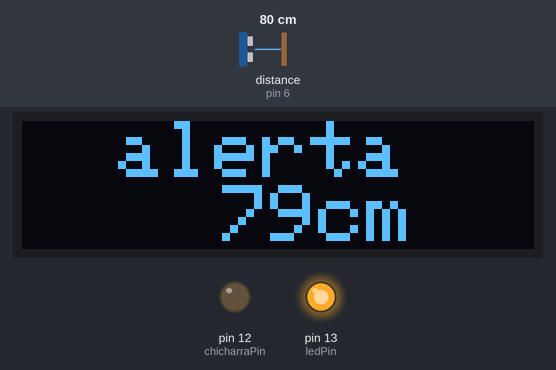
A sketch run on a simulated Arduino Uno, built with avr-gcc and run on an emulated ATmega328P. Parts: 128×32 one-colour display, output pins drawn as LEDs (lit = HIGH). Wiring (inferred from the names in the program): ultrasonic range finder: trigger pin 5; echo pin 6. Inputs (shaded band) come from the test bench; at power-on: distance to the obstacle (sensor on pin 6) 80 cm. The echo pulse lasts 58.3 µs per cm; pins used as bus, display or sensor lines are not drawn; what the sketch prints to the serial monitor is not drawn.

Above: at 1.8 s.
1.9 s: distance to the obstacle (sensor on pin 6) set to 97 cm
At 2.3 s:
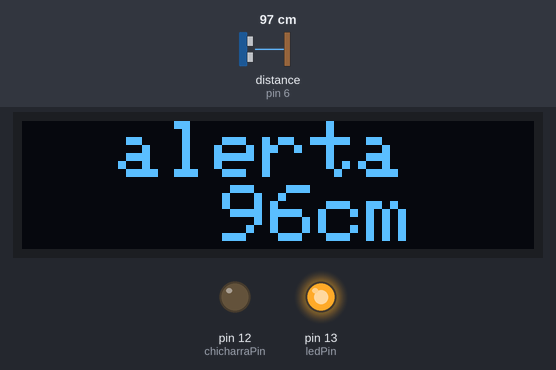
3.5 s: distance to the obstacle (sensor on pin 6) set to 106 cm
At 5.3 s:
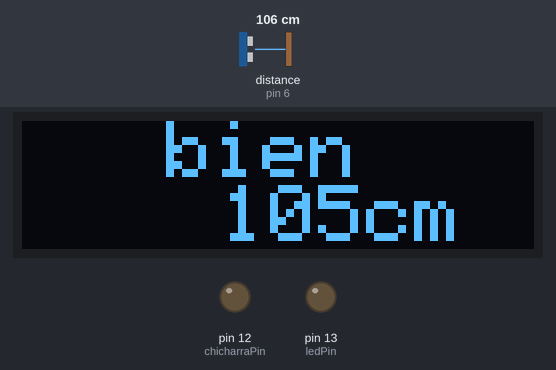
5.6 s: distance to the obstacle (sensor on pin 6) set to 2 cm
At 7.1 s:
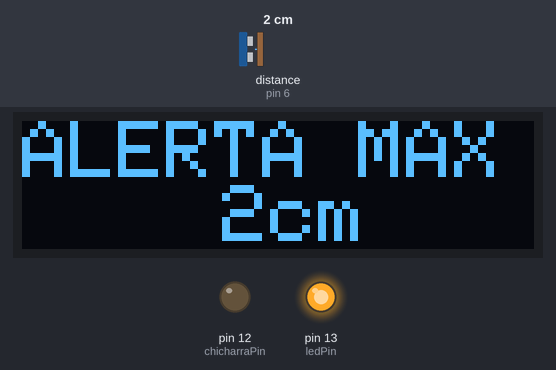
7.6 s: distance to the obstacle (sensor on pin 6) set to 35 cm
At 10.1 s:
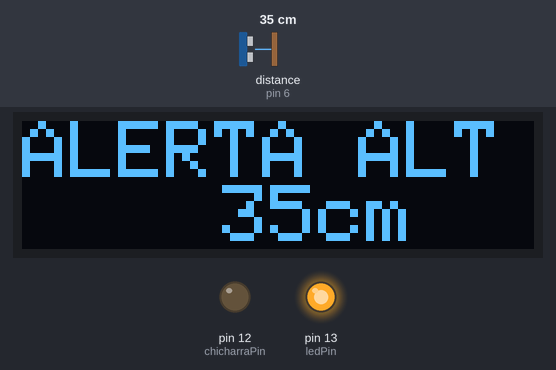
10.7 s: distance to the obstacle (sensor on pin 6) set to 60 cm
At 11.8 s:
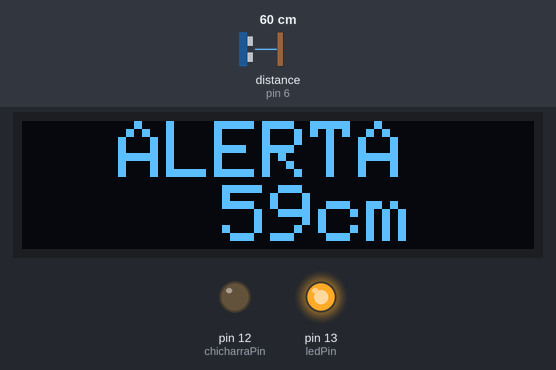
12.7 s: distance to the obstacle (sensor on pin 6) set to 250 cm
At 15.8 s:
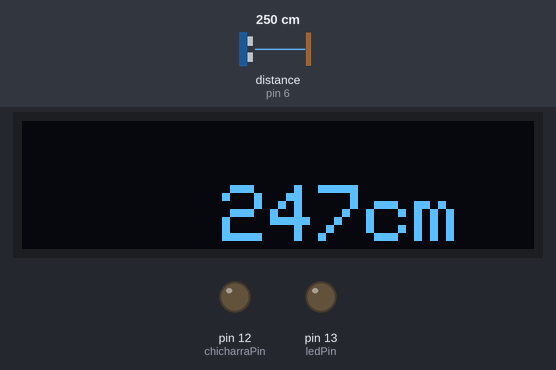
Timing chart, 0 to 16.8 s (numbered marks = the images above; inputs shaded):
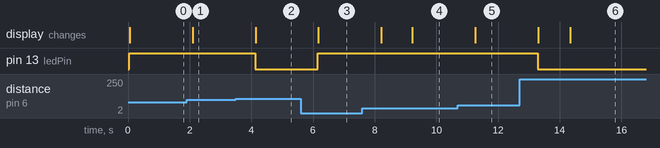

Measured:
- the behaviour switches between 101 and 102 cm on distance to the obstacle (sensor on pin 6) (found by bisection; images 1 and 2)
- after the input at 1.9 s, the display: changes after 0.19 s (image 1)
- after the input at 3.5 s, pin 13 (ledPin): HIGH → LOW after 0.62 s; the display: changes after 0.64 s (image 2)
- after the input at 5.6 s, pin 13 (ledPin): LOW → HIGH after 0.56 s; the display: changes after 0.57 s (image 3)
- after the input at 7.6 s, the display: first changes after 0.61 s (image 4 shows a later state)
- after the input at 10.7 s, the display: changes after 0.56 s (image 5)
- after the input at 12.7 s, pin 13 (ledPin): HIGH → LOW after 0.60 s; the display: first changes after 0.61 s (image 6 shows a later state)

The sketch:

alarma_distancia_ultrasonido.ino
```cpp
/*
 * Alarma de distancia
 * David Guzmán
 *
 * 13 de julio de 2021
 *
 * Usando sensor ultrasonido.
 * Usando pantalla OLED I2C
 *
 * On an arduino UNO:       A4(SDA), A5(SCL)
 *
 * Conexiones ultrasonido:
 *  D4: VCC
 *  D5: TRIG
 *  D6: ECHO
 *  D7: GND
 *
 */


//Para OLED
#include <SPI.h>
#include <Wire.h>
#include <Adafruit_GFX.h>
#include <Adafruit_SSD1306.h>

#define SCREEN_WIDTH 128 // OLED display width, in pixels
#define SCREEN_HEIGHT 32 // OLED display height, in pixels
#define OLED_RESET    -1 // Reset pin # (or -1 if sharing Arduino reset pin)
#define SCREEN_ADDRESS 0x3C ///< See datasheet for Address; 0x3D for 128x64, 0x3C for 128x32
Adafruit_SSD1306 display(SCREEN_WIDTH, SCREEN_HEIGHT, &Wire, OLED_RESET);


const int trigPin = 5;
const int echoPin = 6;

const int chicharraPin = 12;
const int ledPin = 13;

float UMBRAL_CM = 100; //1 metro

bool pantalla_ok = true;


void setup() {
  //Salidas
  pinMode(trigPin, OUTPUT); //pin trig de sensor ultrasonido
  pinMode(7, OUTPUT); //pin gnd de sensor ultrasonido
  pinMode(4, OUTPUT); //pin vcc de sensor ultrasonido
  digitalWrite(7, LOW); //asigno 0V
  digitalWrite(4, HIGH); //asigno 5V

  pinMode(chicharraPin, OUTPUT); //pin chicharra
  pinMode(ledPin, OUTPUT); //pin chicharra
  digitalWrite(chicharraPin, LOW); //asigno 0V por defecto
  digitalWrite(ledPin, LOW); //asigno 0V por defecto


  //Entradas
  pinMode(echoPin, INPUT);  //pin echo de sensor ultrasonido

  //Config serial
  Serial.begin(9600);
   Serial.println("distancia (cm)");

   //Config OLED
   // SSD1306_SWITCHCAPVCC = generate display voltage from 3.3V internally
  if(!display.begin(SSD1306_SWITCHCAPVCC, SCREEN_ADDRESS)) {
    Serial.println(F("No ubico pantalla OLED"));
    pantalla_ok = false;  //registrar el error en pantalla
  }
}

void loop() {
  unsigned long tiempo_eco;
  float distancia_en_cm=0;

  //se envía pulso de 10 microsegundos en pin trigPin
  digitalWrite(trigPin, LOW);
  delayMicroseconds(2);
  digitalWrite(trigPin, HIGH);
  delayMicroseconds(10);
  digitalWrite(trigPin, LOW);

  tiempo_eco = pulseIn(echoPin, HIGH); //mide tiempo desde emisión hasta recepción, en microsegundos

  distancia_en_cm = tiempo_eco*0.034/2; //0.034cm/s es la velocidad del sonido en el aire. Se divide por 2 porque la señal va y vuelve.

  Serial.println(distancia_en_cm);


  if (distancia_en_cm < UMBRAL_CM) {
    //ALARMA!!
    //Encender LED
    digitalWrite(ledPin, HIGH);

    //Enceder chicharra

  }
  else {
    //Apagar LED
    digitalWrite(ledPin, LOW);

    //Apagar chicharra
  }

  if (pantalla_ok){ //solo si conectó con pantalla
    display.clearDisplay(); //limpio
    display.setTextSize(2);
    display.setTextColor(SSD1306_WHITE); // Draw white text
    display.setCursor(0, 0);
//    display.print(F("d="));
//    display.print(distancia_en_cm,0); //redondeo a 0 decimales
//    display.println(F("cm"));

    //barra horizontal de distancia
    display.setTextSize(2);
    if (distancia_en_cm < UMBRAL_CM*0.25) {
      //display.print(F("|"));
      display.print(F("ALERTA MAX"));
    }
    else if (distancia_en_cm < UMBRAL_CM*0.5) {
      //display.print(F("|"));
      display.print(F("ALERTA ALT"));
    }
    else if (distancia_en_cm < UMBRAL_CM*0.75) {
      //display.print(F("|"));
      display.print(F("  ALERTA"));
    }
    else if (distancia_en_cm < UMBRAL_CM*1.0) {
      //display.print(F("|"));
      display.print(F("  alerta"));
    }
    else if (distancia_en_cm < UMBRAL_CM*1.25) {
      //display.print(F("|"));
      display.print(F("   bien"));
    }
    else if (distancia_en_cm < UMBRAL_CM*1.5) {
      //display.print(F("|"));
      display.print(F("    ok"));
    }
    else if (distancia_en_cm < UMBRAL_CM*1.75) {
      //display.print(F("|"));
    }
    else{
      //display.print(F("|"));
    }


    if (distancia_en_cm < 300)
    {
        //imprime la distancia si es menor a 3m; de lo contrario es medida basura o ignorar
        display.setCursor(50, 16);
        display.setTextSize(2);
        display.print(distancia_en_cm,0); //redondeo a 0 decimales
        display.println(F("cm"));
    }

    display.display();  //muestro

  }


  delay(1000);
}
```
